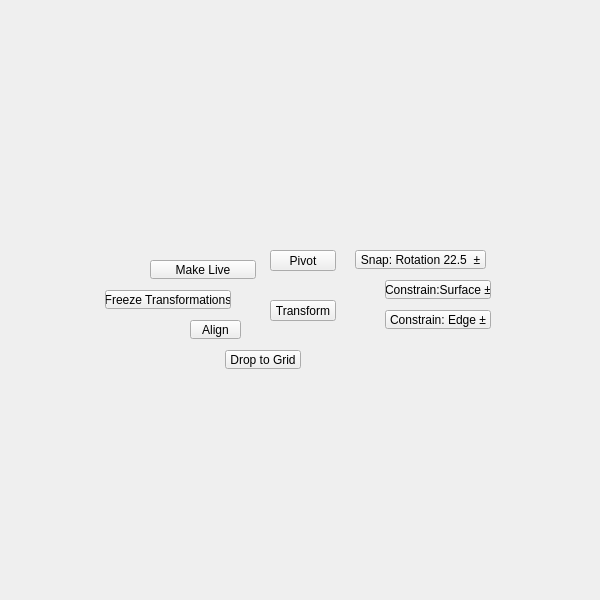
<?xml version="1.0" encoding="UTF-8"?>
<ui version="4.0">
 <class>QtUi</class>
 <widget class="QMainWindow" name="QtUi">
  <property name="enabled">
   <bool>true</bool>
  </property>
  <property name="geometry">
   <rect>
    <x>0</x>
    <y>0</y>
    <width>600</width>
    <height>600</height>
   </rect>
  </property>
  <property name="sizePolicy">
   <sizepolicy hsizetype="Ignored" vsizetype="Ignored">
    <horstretch>0</horstretch>
    <verstretch>0</verstretch>
   </sizepolicy>
  </property>
  <property name="minimumSize">
   <size>
    <width>0</width>
    <height>0</height>
   </size>
  </property>
  <property name="maximumSize">
   <size>
    <width>600</width>
    <height>600</height>
   </size>
  </property>
  <property name="cursor">
   <cursorShape>ArrowCursor</cursorShape>
  </property>
  <property name="windowTitle">
   <string>Toolkit</string>
  </property>
  <property name="whatsThis">
   <string>main</string>
  </property>
  <property name="toolButtonStyle">
   <enum>Qt::ToolButtonIconOnly</enum>
  </property>
  <property name="tabShape">
   <enum>QTabWidget::Triangular</enum>
  </property>
  <property name="dockNestingEnabled">
   <bool>true</bool>
  </property>
  <property name="dockOptions">
   <set>QMainWindow::AllowNestedDocks|QMainWindow::AllowTabbedDocks|QMainWindow::AnimatedDocks|QMainWindow::ForceTabbedDocks</set>
  </property>
  <widget class="QWidget" name="mainWindow">
   <property name="sizePolicy">
    <sizepolicy hsizetype="Ignored" vsizetype="Ignored">
     <horstretch>0</horstretch>
     <verstretch>0</verstretch>
    </sizepolicy>
   </property>
   <widget class="QPushButton" name="i029">
    <property name="geometry">
     <rect>
      <x>270</x>
      <y>250</y>
      <width>66</width>
      <height>21</height>
     </rect>
    </property>
    <property name="minimumSize">
     <size>
      <width>0</width>
      <height>21</height>
     </size>
    </property>
    <property name="maximumSize">
     <size>
      <width>16777215</width>
      <height>21</height>
     </size>
    </property>
    <property name="toolTip">
     <string/>
    </property>
    <property name="whatsThis">
     <string>pivot</string>
    </property>
    <property name="text">
     <string>Pivot</string>
    </property>
   </widget>
   <widget class="QPushButton" name="i008">
    <property name="geometry">
     <rect>
      <x>270</x>
      <y>300</y>
      <width>66</width>
      <height>21</height>
     </rect>
    </property>
    <property name="minimumSize">
     <size>
      <width>0</width>
      <height>21</height>
     </size>
    </property>
    <property name="maximumSize">
     <size>
      <width>16777215</width>
      <height>21</height>
     </size>
    </property>
    <property name="whatsThis">
     <string>transform</string>
    </property>
    <property name="text">
     <string>Transform</string>
    </property>
   </widget>
   <widget class="QToolButton_" name="tb000">
    <property name="enabled">
     <bool>true</bool>
    </property>
    <property name="geometry">
     <rect>
      <x>225</x>
      <y>350</y>
      <width>76</width>
      <height>19</height>
     </rect>
    </property>
    <property name="maximumSize">
     <size>
      <width>111</width>
      <height>19</height>
     </size>
    </property>
    <property name="toolTip">
     <string>Move selected object to grid.</string>
    </property>
    <property name="layoutDirection">
     <enum>Qt::LeftToRight</enum>
    </property>
    <property name="text">
     <string>Drop to Grid</string>
    </property>
   </widget>
   <widget class="QPushButton" name="chk012">
    <property name="enabled">
     <bool>true</bool>
    </property>
    <property name="geometry">
     <rect>
      <x>385</x>
      <y>310</y>
      <width>106</width>
      <height>19</height>
     </rect>
    </property>
    <property name="maximumSize">
     <size>
      <width>999</width>
      <height>19</height>
     </size>
    </property>
    <property name="toolTip">
     <string>Constrain to edge</string>
    </property>
    <property name="layoutDirection">
     <enum>Qt::LeftToRight</enum>
    </property>
    <property name="autoFillBackground">
     <bool>true</bool>
    </property>
    <property name="text">
     <string>Constrain: Edge ±</string>
    </property>
    <property name="iconSize">
     <size>
      <width>18</width>
      <height>18</height>
     </size>
    </property>
    <property name="checkable">
     <bool>true</bool>
    </property>
    <property name="checked">
     <bool>false</bool>
    </property>
   </widget>
   <widget class="QPushButton" name="b012">
    <property name="enabled">
     <bool>true</bool>
    </property>
    <property name="geometry">
     <rect>
      <x>150</x>
      <y>260</y>
      <width>106</width>
      <height>19</height>
     </rect>
    </property>
    <property name="maximumSize">
     <size>
      <width>111</width>
      <height>19</height>
     </size>
    </property>
    <property name="toolTip">
     <string>Make the selected object live</string>
    </property>
    <property name="text">
     <string>Make Live</string>
    </property>
    <property name="iconSize">
     <size>
      <width>18</width>
      <height>18</height>
     </size>
    </property>
    <property name="checkable">
     <bool>false</bool>
    </property>
   </widget>
   <widget class="QPushButton" name="b002">
    <property name="enabled">
     <bool>true</bool>
    </property>
    <property name="geometry">
     <rect>
      <x>105</x>
      <y>290</y>
      <width>126</width>
      <height>19</height>
     </rect>
    </property>
    <property name="maximumSize">
     <size>
      <width>126</width>
      <height>19</height>
     </size>
    </property>
    <property name="toolTip">
     <string>Freeze transformations on any selected objects</string>
    </property>
    <property name="text">
     <string>Freeze Transformations</string>
    </property>
    <property name="iconSize">
     <size>
      <width>18</width>
      <height>18</height>
     </size>
    </property>
    <property name="autoDefault">
     <bool>false</bool>
    </property>
    <property name="default">
     <bool>false</bool>
    </property>
    <property name="flat">
     <bool>false</bool>
    </property>
   </widget>
   <widget class="QToolButton_" name="tb001">
    <property name="enabled">
     <bool>true</bool>
    </property>
    <property name="geometry">
     <rect>
      <x>190</x>
      <y>320</y>
      <width>51</width>
      <height>19</height>
     </rect>
    </property>
    <property name="maximumSize">
     <size>
      <width>111</width>
      <height>19</height>
     </size>
    </property>
    <property name="toolTip">
     <string>Align selected vertices/edges along the specified axes.</string>
    </property>
    <property name="text">
     <string>Align</string>
    </property>
    <property name="iconSize">
     <size>
      <width>18</width>
      <height>18</height>
     </size>
    </property>
   </widget>
   <widget class="QPushButton" name="chk013">
    <property name="enabled">
     <bool>true</bool>
    </property>
    <property name="geometry">
     <rect>
      <x>385</x>
      <y>280</y>
      <width>106</width>
      <height>19</height>
     </rect>
    </property>
    <property name="maximumSize">
     <size>
      <width>999</width>
      <height>19</height>
     </size>
    </property>
    <property name="toolTip">
     <string>Constrain to surface</string>
    </property>
    <property name="layoutDirection">
     <enum>Qt::LeftToRight</enum>
    </property>
    <property name="autoFillBackground">
     <bool>true</bool>
    </property>
    <property name="text">
     <string>Constrain:Surface ±</string>
    </property>
    <property name="iconSize">
     <size>
      <width>18</width>
      <height>18</height>
     </size>
    </property>
    <property name="checkable">
     <bool>true</bool>
    </property>
    <property name="checked">
     <bool>false</bool>
    </property>
   </widget>
   <widget class="QPushButton" name="chk014">
    <property name="enabled">
     <bool>true</bool>
    </property>
    <property name="geometry">
     <rect>
      <x>355</x>
      <y>250</y>
      <width>131</width>
      <height>19</height>
     </rect>
    </property>
    <property name="maximumSize">
     <size>
      <width>999</width>
      <height>19</height>
     </size>
    </property>
    <property name="toolTip">
     <string>Constrain to surface</string>
    </property>
    <property name="layoutDirection">
     <enum>Qt::LeftToRight</enum>
    </property>
    <property name="autoFillBackground">
     <bool>true</bool>
    </property>
    <property name="text">
     <string>Snap: Rotation 22.5  ±</string>
    </property>
    <property name="iconSize">
     <size>
      <width>18</width>
      <height>18</height>
     </size>
    </property>
    <property name="checkable">
     <bool>true</bool>
    </property>
    <property name="checked">
     <bool>false</bool>
    </property>
   </widget>
  </widget>
 </widget>
 <customwidgets>
  <customwidget>
   <class>QToolButton_</class>
   <extends>QToolButton</extends>
   <header>widgets.qtoolbutton_.h</header>
  </customwidget>
 </customwidgets>
 <resources/>
 <connections/>
 <designerdata>
  <property name="gridDeltaX">
   <number>5</number>
  </property>
  <property name="gridDeltaY">
   <number>10</number>
  </property>
  <property name="gridSnapX">
   <bool>true</bool>
  </property>
  <property name="gridSnapY">
   <bool>true</bool>
  </property>
  <property name="gridVisible">
   <bool>true</bool>
  </property>
 </designerdata>
</ui>
